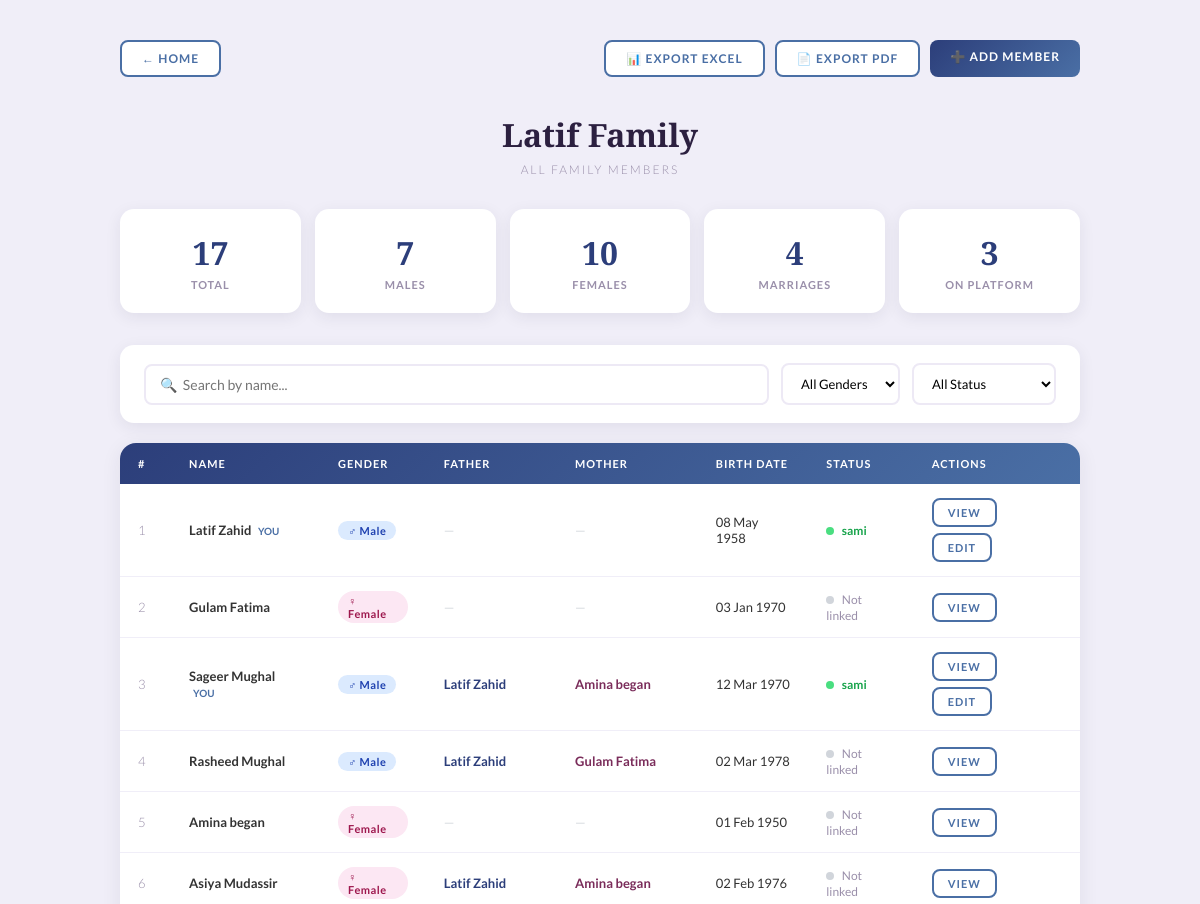
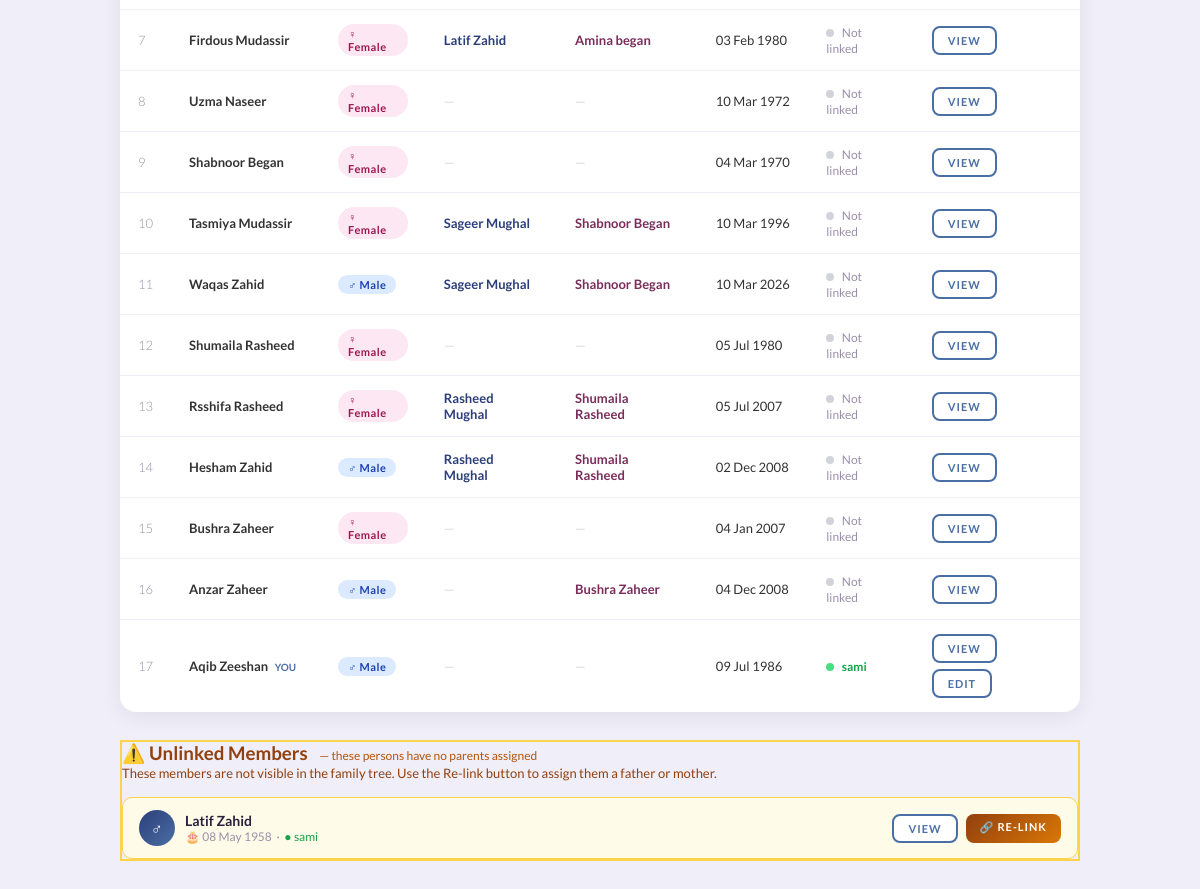
The page /members/ (signed in) on the database its author committed (2 pictures, top to bottom).
### familyApp/models.py (models this page shows, shortened)
class Family(models.Model):
    name        = models.CharField(max_length=100)
    created_by  = models.ForeignKey(User, on_delete=models.CASCADE, related_name='owned_families')
    members     = models.ManyToManyField(User, related_name='families', blank=True)
    invite_code = models.CharField(max_length=20, unique=True)

class Person(models.Model):
    GENDER_CHOICES = [('M', 'Male'), ('F', 'Female')]
    family    = models.ForeignKey(Family, on_delete=models.CASCADE, related_name='persons')
    name      = models.CharField(max_length=100)
    gender    = models.CharField(max_length=1, choices=GENDER_CHOICES, null=True, blank=True)
    father    = models.ForeignKey('self', null=True, blank=True, on_delete=models.SET_NULL, related_name='children_from_father')
    mother    = models.ForeignKey('self', null=True, blank=True, on_delete=models.SET_NULL, related_name='children_from_mother')
    birth_date         = models.DateField(null=True, blank=True)
    bio                = models.TextField(blank=True)
    joined_by_marriage = models.BooleanField(default=False)
    added_by  = models.ForeignKey(User, null=True, blank=True, on_delete=models.SET_NULL, related_name='added_persons')
    claimed_by = models.ForeignKey(
    User, null=True, blank=True,
    on_delete=models.SET_NULL,
    related_name='claimed_persons'   # now returns multiple
)

### familyApp/views.py (the view)
# urls.py: path('members/', views.family_members, name='family_members'),
@login_required
def family_members(request):
    family  = get_user_family(request.user)
    persons = Person.objects.filter(family=family).select_related('father', 'mother', 'claimed_by')
    orphans = persons.filter(
        father__isnull=True,
        mother__isnull=True,
        joined_by_marriage=False
    ).exclude(
    )
    total   = persons.count()
    males   = persons.filter(gender='M').count()
    females = persons.filter(gender='F').count()
    married = Marriage.objects.filter(spouse1__family=family).count()
    active  = persons.filter(claimed_by__isnull=False).count()
    return render(request, 'family_members.html', {
        'persons':  persons,
        'orphans':  orphans,
        'total':    total,
        'males':    males,
        'females':  females,
        'married':  married,
        'active':   active,
        'is_admin': is_family_admin(request.user, family),
        'family':   family,
    })

### familyApp/views.py (called while the page is built)
def get_user_family(user):
    return user.families.first()

def is_family_admin(user, family):
    return family.created_by == user

### templates/family_members.html (shortened to what this page needs)
<!DOCTYPE html>
<html lang="en">
<head>
</head>
<body>
<div class="top-bar">
    <a href="{% url 'base' %}" class="btn btn-outline">← Home</a>
    <div style="display:flex; gap:10px; flex-wrap:wrap;">
        <a href="{% url 'export_excel' %}" class="btn btn-outline">
            📊 Export Excel
        </a>
        <a href="{% url 'export_pdf' %}" class="btn btn-outline">
            📄 Export PDF
        </a>
        <a href="{% url 'addNew' %}" class="btn btn-primary">➕ Add Member</a>
    </div>
</div>
<h1>{{ family.name }}</h1>
<p class="subtitle">All Family Members</p>
<div class="container">
    <div class="stats">
        <div class="stat-card">
            <div class="num">{{ total }}</div>
            <div class="label">Total</div>
        </div>
        <div class="stat-card">
            <div class="num">{{ males }}</div>
            <div class="label">Males</div>
        </div>
        <div class="stat-card">
            <div class="num">{{ females }}</div>
            <div class="label">Females</div>
        </div>
        <div class="stat-card">
            <div class="num">{{ married }}</div>
            <div class="label">Marriages</div>
        </div>
        <div class="stat-card">
            <div class="num">{{ active }}</div>
            <div class="label">On Platform</div>
        </div>
    </div>
    <div class="filter-bar">
        <input type="text" id="searchInput" placeholder="🔍  Search by name...">
        <select id="genderFilter">
            <option value="">All Genders</option>
        </select>
        <select id="statusFilter">
            <option value="">All Status</option>
        </select>
    </div>
    <div class="table-wrap">
        <table id="membersTable">
            <thead>
                <tr>
                    <th>#</th>
                    <th>Name</th>
                    <th>Gender</th>
                    <th class="hide-mobile">Father</th>
                    <th class="hide-mobile">Mother</th>
                    <th class="hide-mobile">Birth Date</th>
                    <th>Status</th>
                    <th>Actions</th>
                </tr>
            </thead>
            <tbody>
                {% for person in persons %}
                <tr class="member-row"
                    data-name="{{ person.name|lower }}"
                    data-gender="{% if person.gender == 'M' %}male{% elif person.gender == 'F' %}female{% else %}unknown{% endif %}"
                    data-status="{% if person.claimed_by %}active{% else %}inactive{% endif %}">
                    <td style="color:#9a8faa; font-weight:300;">{{ forloop.counter }}</td>
                    <td>
                        <strong>{{ person.name }}</strong>
                        {% if person.claimed_by == request.user %}
                            <span style="font-size:10px; color:#4a6fa5; font-weight:700; margin-left:4px;">YOU</span>
                        {% endif %}
                    </td>
                    <td>
                        {% if person.gender == 'M' %}
                            <span class="badge badge-male">♂ Male</span>
                        {% elif person.gender == 'F' %}
                            <span class="badge badge-female">♀ Female</span>
                        {% else %}
                            <span class="badge badge-unknown">Unknown</span>
                        {% endif %}
                    </td>
                    <td class="hide-mobile">
                        {% if person.father %}
                            <a href="{% url 'person_detail' person.father.pk %}"
                               style="color:#2c3e7a; text-decoration:none; font-weight:600;">
                                {{ person.father.name }}
                            </a>
                        {% else %}
                            <span style="color:#d1d5db;">—</span>
                        {% endif %}
                    </td>
                    <td class="hide-mobile">
                        {% if person.mother %}
                            <a href="{% url 'person_detail' person.mother.pk %}"
                               style="color:#7a2c5a; text-decoration:none; font-weight:600;">
                                {{ person.mother.name }}
                            </a>
                        {% else %}
                            <span style="color:#d1d5db;">—</span>
                        {% endif %}
                    </td>
                    <td class="hide-mobile">
                        {% if person.birth_date %}
                            {{ person.birth_date|date:"d M Y" }}
                        {% else %}
                            <span style="color:#d1d5db;">—</span>
                        {% endif %}
                    </td>
                    <td>
                        {% if person.claimed_by %}
                            <span class="active-dot"></span>
                            <span style="font-size:12px; color:#16a34a; font-weight:600;">
                                {{ person.claimed_by.username }}
                            </span>
                        {% else %}
                            <span class="inactive-dot"></span>
                            <span style="font-size:12px; color:#9a8faa;">Not linked</span>
                        {% endif %}
                    </td>
                    <td>
                        <div class="actions">
                            <a href="{% url 'person_detail' person.pk %}"
                               class="btn btn-outline btn-sm">View</a>
                            {% if is_admin and not person.claimed_by or person.claimed_by == request.user %}
                                <a href="{% url 'editPerson' person.pk %}"
                                   class="btn btn-outline btn-sm">Edit</a>
                            {% endif %}
                        </div>
                    </td>
                </tr>
                {% empty %}
                <tr>
                    <td colspan="8">
                        <div class="empty-state">No family members yet.</div>
                    </td>
                </tr>
                {% endfor %}
            </tbody>
        </table>
    </div>
    {% if orphans %}
<div class="section" style="border: 2px solid #fcd34d; margin-top: 28px;">
    <h3 style="color:#92400e;">
        ⚠️ Unlinked Members
        <span style="font-size:12px; font-weight:400; color:#b45309; margin-left:8px;">
            — these persons have no parents assigned
        </span>
    </h3>
    <p style="font-size:13px; color:#92400e; margin-bottom:16px;">
        These members are not visible in the family tree. Use the Re-link button to assign them a father or mother.
    </p>
    <div style="display:flex; flex-direction:column; gap:10px;">
        {% for orphan in orphans %}
        <div style="display:flex; align-items:center; justify-content:space-between;
                    background:#fefce8; border:1px solid #fcd34d; border-radius:10px;
                    padding:12px 16px; flex-wrap:wrap; gap:10px;">
            <div style="display:flex; align-items:center; gap:10px;">
                <div style="width:36px; height:36px; border-radius:50%;
                            background:{% if orphan.gender == 'M' %}linear-gradient(135deg,#2c3e7a,#4a6fa5){% elif orphan.gender == 'F' %}linear-gradient(135deg,#7a2c5a,#c06090){% else %}linear-gradient(135deg,#555,#888){% endif %};
                            display:flex; align-items:center; justify-content:center;
                            font-size:16px; color:white; font-weight:700; flex-shrink:0;">
                    {% if orphan.gender == 'M' %}♂{% elif orphan.gender == 'F' %}♀{% else %}?{% endif %}
                </div>
                <div>
                    <div style="font-weight:700; font-size:14px; color:#2c2040;">
                        {{ orphan.name }}
                    </div>
                    <div style="font-size:12px; color:#9a8faa;">
                        {% if orphan.birth_date %}🎂 {{ orphan.birth_date|date:"d M Y" }}{% else %}No birth date{% endif %}
                        &nbsp;·&nbsp;
                        {% if orphan.claimed_by %}
                            <span style="color:#16a34a;">● {{ orphan.claimed_by.username }}</span>
                        {% else %}
                            Not claimed
                        {% endif %}
                    </div>
                </div>
            </div>
            <div style="display:flex; gap:8px;">
                <a href="{% url 'person_detail' orphan.pk %}"
                   class="btn btn-outline btn-sm">View</a>
                <a href="{% url 'editPerson' orphan.pk %}"
                   class="btn btn-sm"
                   style="background:linear-gradient(135deg,#92400e,#d97706); color:white;">
                    🔗 Re-link
                </a>
            </div>
        </div>
        {% endfor %}
    </div>
</div>
{% endif %}
</div>
</body>
</html>

### templates/family_members.html (style rules this page uses)
:root { --male: linear-gradient(135deg, #2c3e7a, #4a6fa5); --female: linear-gradient(135deg, #7a2c5a, #c06090); --bg: #f0eef8; }
* { margin:0; padding:0; box-sizing:border-box; }
body { font-family: 'Lato', sans-serif; background: var(--bg); min-height: 100vh; padding: 40px 20px 80px; }
.top-bar { display: flex; justify-content: space-between; align-items: center; max-width: 960px; margin: 0 auto 36px; flex-wrap: wrap; gap: 12px; }
.btn { display: inline-block; padding: 9px 20px; border-radius: 8px; font-size: 12px; font-weight: 700; letter-spacing: 1px; text-transform: uppercase; text-decoration: none; transition: opacity .2s, transform .15s; border: none; cursor: pointer; }
.btn-primary { background: var(--male); color: white; }
.btn-outline { background: white; color: #4a6fa5; border: 2px solid #4a6fa5; }
.btn-sm { padding: 6px 14px; font-size: 11px; }
h1 { font-family: 'Playfair Display', serif; text-align: center; font-size: 2rem; color: #2c2040; margin-bottom: 6px; }
.subtitle { text-align: center; color: #9a8faa; font-size: 12px; margin-bottom: 32px; font-weight: 300; letter-spacing: 2px; text-transform: uppercase; }
.container { max-width: 960px; margin: 0 auto; }
.stats { display: grid; grid-template-columns: repeat(auto-fit, minmax(140px, 1fr)); gap: 14px; margin-bottom: 32px; }
.stat-card { background: white; border-radius: 14px; box-shadow: 0 4px 16px rgba(44,32,64,0.08); padding: 22px; text-align: center; }
.stat-card .num { font-family: 'Playfair Display', serif; font-size: 2rem; color: #2c3e7a; font-weight: 700; }
.stat-card .label { font-size: 11px; color: #9a8faa; font-weight: 600; letter-spacing: 1px; text-transform: uppercase; margin-top: 4px; }
.filter-bar { background: white; border-radius: 14px; box-shadow: 0 4px 16px rgba(44,32,64,0.08); padding: 18px 24px; margin-bottom: 20px; display: flex; gap: 12px; flex-wrap: wrap; align-items: center; }
.filter-bar input { flex: 1; min-width: 200px; padding: 10px 14px; border: 2px solid #ede9f5; border-radius: 8px; font-size: 14px; font-family: 'Lato', sans-serif; outline: none; transition: border-color .2s; }
.filter-bar select { padding: 10px 14px; border: 2px solid #ede9f5; border-radius: 8px; font-size: 13px; font-family: 'Lato', sans-serif; outline: none; background: white; cursor: pointer; }
.table-wrap { background: white; border-radius: 16px; box-shadow: 0 4px 20px rgba(44,32,64,0.08); overflow: hidden; }
table { width: 100%; border-collapse: collapse; }
thead { background: linear-gradient(135deg, #2c3e7a, #4a6fa5); color: white; }
thead th { padding: 14px 18px; text-align: left; font-size: 11px; font-weight: 700; letter-spacing: 1px; text-transform: uppercase; }
tbody tr { border-bottom: 1px solid #f0eef8; transition: background .15s; }
tbody tr:last-child { border-bottom: none; }
td { padding: 14px 18px; font-size: 13px; color: #333; vertical-align: middle; }
.badge { display: inline-block; padding: 3px 10px; border-radius: 20px; font-size: 11px; font-weight: 700; letter-spacing: .5px; }
.badge-male { background: #dbeafe; color: #1e40af; }
.badge-female { background: #fce7f3; color: #9d174d; }
.active-dot { width: 8px; height: 8px; border-radius: 50%; background: #4ade80; display: inline-block; margin-right: 5px; }
.inactive-dot { width: 8px; height: 8px; border-radius: 50%; background: #d1d5db; display: inline-block; margin-right: 5px; }
.actions { display: flex; gap: 6px; flex-wrap: wrap; }

### rows shown on the page
Family: name "Latif Family"
Person: name "Latif Zahid", shows "YOU", gender "♂ Male", birth_date "08 May 1958", claimed_by.username "sami", shows "EDIT"
Person: name "Gulam Fatima", gender "♀ Female", birth_date "03 Jan 1970", shows "Not linked"
Person: name "Sageer Mughal", shows "YOU", gender "♂ Male", father.name "Latif Zahid", mother.name "Amina began", birth_date "12 Mar 1970", claimed_by.username "sami", shows "EDIT"
Person: name "Rasheed Mughal", gender "♂ Male", father.name "Latif Zahid", mother.name "Gulam Fatima", birth_date "02 Mar 1978", shows "Not linked"
Person: name "Amina began", gender "♀ Female", birth_date "01 Feb 1950", shows "Not linked"
Person: name "Asiya Mudassir", gender "♀ Female", father.name "Latif Zahid", mother.name "Amina began", birth_date "02 Feb 1976", shows "Not linked"
Person: name "Firdous Mudassir", gender "♀ Female", father.name "Latif Zahid", mother.name "Amina began", birth_date "03 Feb 1980", shows "Not linked"
Person: name "Uzma Naseer", gender "♀ Female", birth_date "10 Mar 1972", shows "Not linked"
Person: name "Shabnoor Began", gender "♀ Female", birth_date "04 Mar 1970", shows "Not linked"
Person: name "Tasmiya Mudassir", gender "♀ Female", father.name "Sageer Mughal", mother.name "Shabnoor Began", birth_date "10 Mar 1996", shows "Not linked"
Person: name "Waqas Zahid", gender "♂ Male", father.name "Sageer Mughal", mother.name "Shabnoor Began", birth_date "10 Mar 2026", shows "Not linked"
Person: name "Shumaila Rasheed", gender "♀ Female", birth_date "05 Jul 1980", shows "Not linked"
Person: name "Rsshifa Rasheed", gender "♀ Female", father.name "Rasheed Mughal", mother.name "Shumaila Rasheed", birth_date "05 Jul 2007", shows "Not linked"
Person: name "Hesham Zahid", gender "♂ Male", father.name "Rasheed Mughal", mother.name "Shumaila Rasheed", birth_date "02 Dec 2008", shows "Not linked"
Person: name "Bushra Zaheer", gender "♀ Female", birth_date "04 Jan 2007", shows "Not linked"
Person: name "Anzar Zaheer", gender "♂ Male", mother.name "Bushra Zaheer", birth_date "04 Dec 2008", shows "Not linked"
Person: name "Aqib Zeeshan", shows "YOU", gender "♂ Male", birth_date "09 Jul 1986", claimed_by.username "sami", shows "EDIT"

### other values the page prints
{{ total }} "17"
{{ males }} "7"
{{ females }} "10"
{{ married }} "4"
{{ active }} "3"
